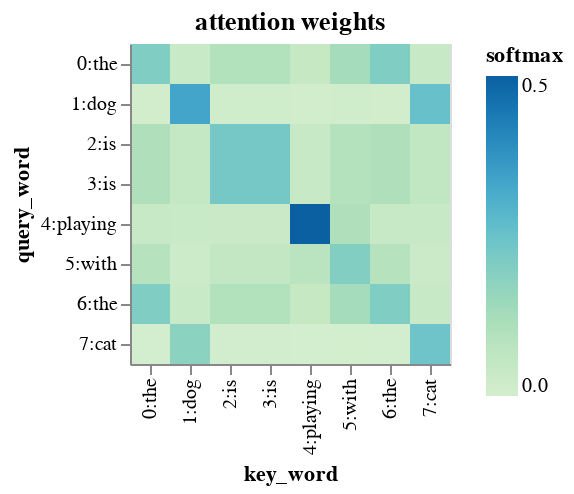

Notebook source saved alongside this figure:
### Code cell
def heatmap(matrix, query_ids, key_ids, title='attention weights'):
    idy = [str(a) + ':' + vocab[j] for a, j in enumerate(key_ids)]
    idx = [str(a) + ':' + vocab[j] for a, j in enumerate(query_ids)]
    df = (
        pd.DataFrame(
            matrix,
            index=pd.Index(idy, name='key_word'),
            columns=pd.Index(idx, name='query_word')
        )
        .stack()
        .to_frame('value')
        .reset_index()
    )
    df['key'] = df['key_word'].apply(lambda x: x.split(':')[1])
    df['query'] = df['query_word'].apply(lambda x: x.split(':')[1])
    return (
        alt.Chart(df, title=title)
        .mark_rect()
        .encode(
            x=alt.X('key_word:N'),
            y=alt.Y('query_word:N'),
            color=alt.Color('value', title='softmax').scale(scheme='greenblue'),
            tooltip=[
                'key:N',
                'query:N',
                alt.Tooltip('value', title='val', format='.02'),
            ],
        )
    )

heatmap(self_attn(embed)[-1], token_ids, token_ids)

### Figure 1 — Vega-Lite specification as saved in the notebook (floating-point values rounded to 4 significant figures)
{"config": {"view": {"continuousWidth": 300, "continuousHeight": 300}}, "data": {"name": "data-342063190ab793473e8b85fa9cf7028f"}, "mark": {"type": "rect"}, "encoding": {"color": {"field": "value", "scale": {"scheme": "greenblue"}, "title": "softmax", "type": "quantitative"}, "tooltip": [{"field": "key", "type": "nominal"}, {"field": "query", "type": "nominal"}, {"field": "value", "format": ".02", "title": "val", "type": "quantitative"}], "x": {"field": "key_word", "type": "nominal"}, "y": {"field": "query_word", "type": "nominal"}}, "title": "attention weights", "$schema": "https://vega.github.io/schema/vega-lite/v5.8.0.json", "datasets": {"data-342063190ab793473e8b85fa9cf7028f": [{"key_word": "0:the", "query_word": "0:the", "value": 0.238, "key": "the", "query": "the"}, {"key_word": "0:the", "query_word": "1:dog", "value": 0.03637, "key": "the", "query": "dog"}, {"key_word": "0:the", "query_word": "2:is", "value": 0.1342, "key": "the", "query": "is"}, {"key_word": "0:the", "query_word": "3:is", "value": 0.1342, "key": "the", "query": "is"}, {"key_word": "0:the", "query_word": "4:playing", "value": 0.07166, "key": "the", "query": "playing"}, {"key_word": "0:the", "query_word": "5:with", "value": 0.119, "key": "the", "query": "with"}, {"key_word": "0:the", "query_word": "6:the", "value": 0.238, "key": "the", "query": "the"}, {"key_word": "0:the", "query_word": "7:cat", "value": 0.0286, "key": "the", "query": "cat"}, {"key_word": "1:dog", "query_word": "0:the", "value": 0.06599, "key": "dog", "query": "the"}, {"key_word": "1:dog", "query_word": "1:dog", "value": 0.3707, "key": "dog", "query": "dog"}, {"key_word": "1:dog", "query_word": "2:is", "value": 0.08148, "key": "dog", "query": "is"}, {"key_word": "1:dog", "query_word": "3:is", "value": 0.08148, "key": "dog", "query": "is"}, {"key_word": "1:dog", "query_word": "4:playing", "value": 0.06369, "key": "dog", "query": "playing"}, {"key_word": "1:dog", "query_word": "5:with", "value": 0.05593, "key": "dog", "query": "with"}, {"key_word": "1:dog", "query_word": "6:the", "value": 0.06599, "key": "dog", "query": "the"}, {"key_word": "1:dog", "query_word": "7:cat", "value": 0.2147, "key": "dog", "query": "cat"}, {"key_word": "2:is", "query_word": "0:the", "value": 0.1269, "key": "is", "query": "the"}, {"key_word": "2:is", "query_word": "1:dog", "value": 0.04249, "key": "is", "query": "dog"}, {"key_word": "2:is", "query_word": "2:is", "value": 0.2597, "key": "is", "query": "is"}, {"key_word": "2:is", "query_word": "3:is", "value": 0.2597, "key": "is", "query": "is"}, {"key_word": "2:is", "query_word": "4:playing", "value": 0.0629, "key": "is", "query": "playing"}, {"key_word": "2:is", "query_word": "5:with", "value": 0.08653, "key": "is", "query": "with"}, {"key_word": "2:is", "query_word": "6:the", "value": 0.1269, "key": "is", "query": "the"}, {"key_word": "2:is", "query_word": "7:cat", "value": 0.03489, "key": "is", "query": "cat"}, {"key_word": "3:is", "query_word": "0:the", "value": 0.1269, "key": "is", "query": "the"}, {"key_word": "3:is", "query_word": "1:dog", "value": 0.04249, "key": "is", "query": "dog"}, {"key_word": "3:is", "query_word": "2:is", "value": 0.2597, "key": "is", "query": "is"}, {"key_word": "3:is", "query_word": "3:is", "value": 0.2597, "key": "is", "query": "is"}, {"key_word": "3:is", "query_word": "4:playing", "value": 0.0629, "key": "is", "query": "playing"}, {"key_word": "3:is", "query_word": "5:with", "value": 0.08653, "key": "is", "query": "with"}, {"key_word": "3:is", "query_word": "6:the", "value": 0.1269, "key": "is", "query": "the"}, {"key_word": "3:is", "query_word": "7:cat", "value": 0.03489, "key": "is", "query": "cat"}, {"key_word": "4:playing", "query_word": "0:the", "value": 0.07494, "key": "playing", "query": "the"}, {"key_word": "4:playing", "query_word": "1:dog", "value": 0.03671, "key": "playing", "query": "dog"}, {"key_word": "4:playing", "query_word": "2:is", "value": 0.06952, "key": "playing", "query": "is"}, {"key_word": "4:playing", "query_word": "3:is", "value": 0.06952, "key": "playing", "query": "is"}, {"key_word": "4:playing", "query_word": "4:playing", "value": 0.5388, "key": "playing", "query": "playing"}, {"key_word": "4:playing", "query_word": "5:with", "value": 0.1067, "key": "playing", "query": "with"}, {"key_word": "4:playing", "query_word": "6:the", "value": 0.07494, "key": "playing", "query": "the"}, {"key_word": "4:playing", "query_word": "7:cat", "value": 0.02893, "key": "playing", "query": "cat"}, {"key_word": "5:with", "query_word": "0:the", "value": 0.1586, "key": "with", "query": "the"}, {"key_word": "5:with", "query_word": "1:dog", "value": 0.04106, "key": "with", "query": "dog"}, {"key_word": "5:with", "query_word": "2:is", "value": 0.1218, "key": "with", "query": "is"}, {"key_word": "5:with", "query_word": "3:is", "value": 0.1218, "key": "with", "query": "is"}, {"key_word": "5:with", "query_word": "4:playing", "value": 0.1359, "key": "with", "query": "playing"}, {"key_word": "5:with", "query_word": "5:with", "value": 0.2313, "key": "with", "query": "with"}, {"key_word": "5:with", "query_word": "6:the", "value": 0.1586, "key": "with", "query": "the"}, {"key_word": "5:with", "query_word": "7:cat", "value": 0.03092, "key": "with", "query": "cat"}, {"key_word": "6:the", "query_word": "0:the", "value": 0.238, "key": "the", "query": "the"}, {"key_word": "6:the", "query_word": "1:dog", "value": 0.03637, "key": "the", "query": "dog"}, {"key_word": "6:the", "query_word": "2:is", "value": 0.1342, "key": "the", "query": "is"}, {"key_word": "6:the", "query_word": "3:is", "value": 0.1342, "key": "the", "query": "is"}, {"key_word": "6:the", "query_word": "4:playing", "value": 0.07166, "key": "the", "query": "playing"}, {"key_word": "6:the", "query_word": "5:with", "value": 0.119, "key": "the", "query": "with"}, {"key_word": "6:the", "query_word": "6:the", "value": 0.238, "key": "the", "query": "the"}, {"key_word": "6:the", "query_word": "7:cat", "value": 0.0286, "key": "the", "query": "cat"}, {"key_word": "7:cat", "query_word": "0:the", "value": 0.06918, "key": "cat", "query": "the"}, {"key_word": "7:cat", "query_word": "1:dog", "value": 0.2862, "key": "cat", "query": "dog"}, {"key_word": "7:cat", "query_word": "2:is", "value": 0.08918, "key": "cat", "query": "is"}, {"key_word": "7:cat", "query_word": "3:is", "value": 0.08918, "key": "cat", "query": "is"}, {"key_word": "7:cat", "query_word": "4:playing", "value": 0.06692, "key": "cat", "query": "playing"}, {"key_word": "7:cat", "query_word": "5:with", "value": 0.05615, "key": "cat", "query": "with"}, {"key_word": "7:cat", "query_word": "6:the", "value": 0.06918, "key": "cat", "query": "the"}, {"key_word": "7:cat", "query_word": "7:cat", "value": 0.274, "key": "cat", "query": "cat"}]}}
